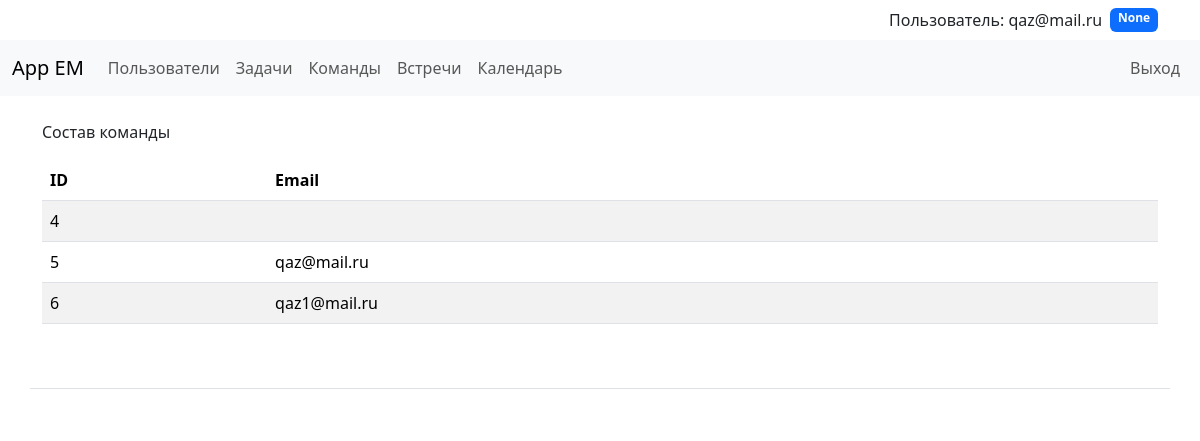
The page /team (signed in) on the database as committed earlier.
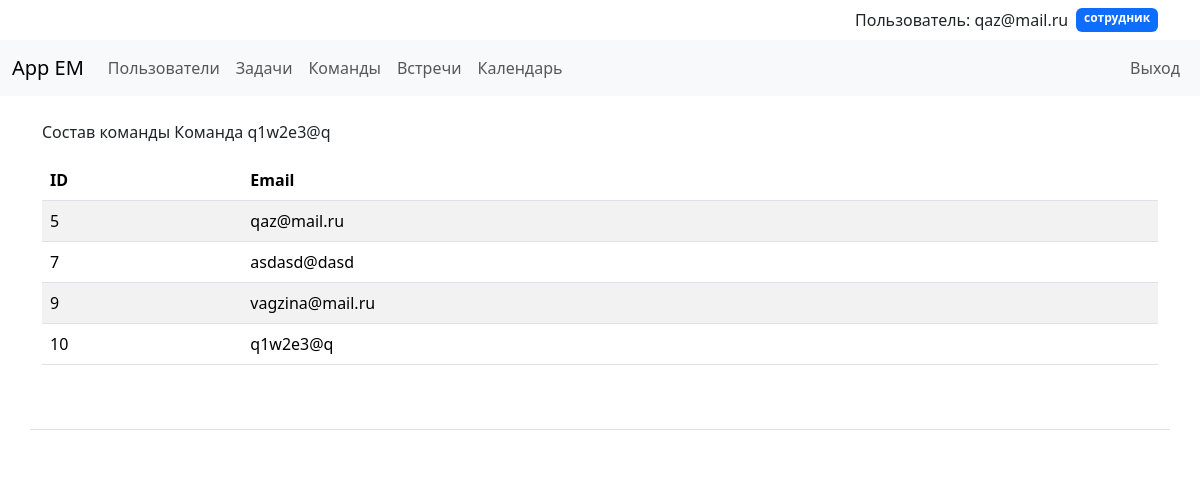
The same page on the database as committed later.
### app/users/models.py (models this page shows)
class UserModel(Base):
    __tablename__ = "users"
    id = Column(Integer, primary_key=True, index=True)
    email = Column(String, unique=True)
    role = Column(String, nullable=True)
    team_id = Column(Integer, ForeignKey("teams.id"), nullable=True)
    team = relationship("TeamModel")
    hash_password = Column(String)
    meetings = relationship(
        "MeetingModel", secondary=meeting_participants, back_populates="participants"
    )
    tasks = relationship("TaskModel")

### app/teams/models.py (models this page shows)
class TeamModel(Base):
    __tablename__ = "teams"
    id = Column(Integer, primary_key=True, index=True)
    name = Column(String, unique=True)

### app/teams/router.py (the view)
@router.get("/team", response_model=List[User])
async def get_team(
    request: Request,
    user_data: UserModel = Depends(get_current_user),
    db: Session = Depends(get_db),
):
    team = db.query(UserModel).filter(UserModel.team_id == user_data.team_id).all()
    return templates.TemplateResponse(
        "teams/team.html", {"request": request, "current_user": user_data, "team": team}
    )

### app/templates/teams/team.html (shortened to what this page needs)
{% extends 'base.html' %}
{% block content %}
<p>Состав команды {{ current_user.team.name }}</p>
<table class="table table-striped">
    <thead>
      <tr>
        <th>ID</th>
        <th>Email</th>
        <th></th>
      </tr>
    </thead>
    <tbody>
 {% if current_user.role == 'админ команды' %}
    {% for user in team %}
        <tr>
            <td>{{ user.id }}</td>
            <td>{{ user.email }}</td>
            <td>
                <div class="delete-user-container">
                <button class="delete-user-btn" data-user-email="{{ user.email }}">Удалить из команды</button>
                </div>
            </td>
        </tr>
    {% endfor %}
{% else %}
    {% for user in team %}
        <tr>
            <td>{{ user.id }}</td>
            <td>{{ user.email }}</td>
            <td></td>
        </tr>
    {% endfor %}
{% endif %}
    </tbody>
  </table>
{% endblock %}

### app/templates/base.html (shortened to what this page needs)
<!DOCTYPE html>
<html lang="en">
  <head>
    <link href="https://cdn.jsdelivr.net/npm/bootstrap@5.3.3/dist/css/bootstrap.min.css" rel="stylesheet">
  </head>
  <body class="d-flex flex-column min-vh-100">
{% if current_user.email %}
    <div class="container">
        <div class="d-flex justify-content-end py-2">
            <span class="me-2">Пользователь: {{ current_user.email }}</span>
            <span class="badge bg-primary">{{ current_user.role }}</span>
        </div>
    </div>
{% else %}
    <div class="container">
        <div class="d-flex justify-content-end py-2">
            <p>Пользователь не вошёл в систему.</p>
        </div>
    </div>
{% endif %}
<nav class="navbar navbar-expand-lg navbar-light bg-light">
  <div class="container-fluid">
    <a class="navbar-brand" href="/">App EM</a>
    <div class="collapse navbar-collapse" id="navbarNav">
      <ul class="navbar-nav me-auto mb-2 mb-lg-0">
        <li class="nav-item">
          <a class="nav-link" href="/users/">Пользователи</a>
        </li>
        {% if current_user %}
        <li class="nav-item">
          <a class="nav-link" href="/tasks/">Задачи</a>
        </li>
        <li class="nav-item">
          <a class="nav-link" href="/teams/">Команды</a>
        </li>
        <li class="nav-item">
          <a class="nav-link" href="/meetings/">Встречи</a>
        </li>
        <li class="nav-item">
          <a class="nav-link" href="/user_calendar/">Календарь</a>
        </li>
        {% endif %}
      </ul>
      <ul class="navbar-nav">
        {% if not current_user %}
        <li class="nav-item">
          <a class="nav-link" href="/register-form/">Регистрация</a>
        </li>
        <li class="nav-item">
          <a class="nav-link"; href="/login-form/">Вход</a>
        </li>
        {% else %}
        <li class="nav-item">
          <form action="/logout/" method="post" class="d-flex">
            <button type="submit" class="btn btn-link nav-link">Выход</button>
          </form>
        </li>
        {% endif %}
      </ul>
    </div>
  </div>
</nav>
<div class="container mt-4">
{% block content%}{% endblock %}
</div>
    <footer>
      <div class="container my-5 pt-4 border-top">
      </div>
    </footer>
  </body>
</html>

Rows that differ between the two databases and show on the page:
no longer on this page (row unchanged): UserModel: id "4"
no longer on this page (row unchanged): UserModel: id "6", email "qaz1@mail.ru"
changed UserModel "qaz@mail.ru": role "None" → "сотрудник"
added TeamModel: team.name "Команда q1w2e3@q"
added UserModel: id "7", email "asdasd@dasd"
added UserModel: id "9", email "vagzina@mail.ru"
added UserModel: id "10", email "q1w2e3@q"
